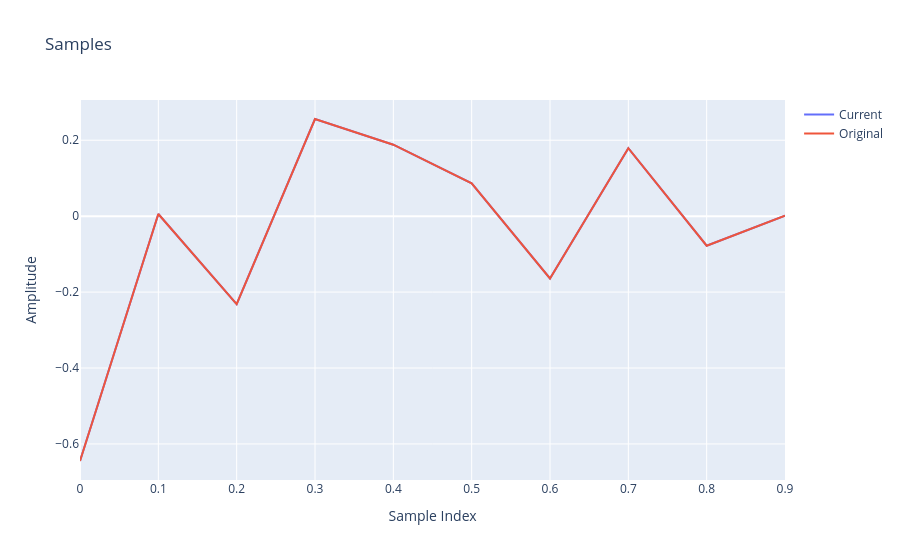

The notebook cell this image was saved under:
### Code cell
fig = go.Figure()

fig.add_trace(
    go.Scatter(
        x=times,
        y=xs,
        mode="lines",
        name="Current",
    )
)

fig.add_trace(
    go.Scatter(
        x=times,
        y=ys,
        mode="lines",
        name="Original",
    )
)


fig.update_layout(
    title="Samples",
    xaxis_title="Sample Index",
    yaxis_title="Amplitude",
)

fig.show()

### Figure 1 — Plotly figure (JSON) as saved in the notebook; plotly's stock layout.template omitted (floating-point values rounded to 4 significant figures)
{"data": [{"mode": "lines", "name": "Current", "type": "scatter", "x": [0.0, 0.1, 0.2, 0.3, 0.4, 0.5, 0.6, 0.7, 0.8, 0.9, 1.0], "y": [-0.6449, 0.005771, -0.2317, 0.2559, 0.1883, 0.08651, -0.164, 0.1789, -0.07783, 0.001088]}, {"mode": "lines", "name": "Original", "type": "scatter", "x": [0.0, 0.1, 0.2, 0.3, 0.4, 0.5, 0.6, 0.7, 0.8, 0.9, 1.0], "y": [-0.6449, 0.005771, -0.2317, 0.2559, 0.1883, 0.08651, -0.164, 0.1789, -0.07783, 0.001088]}], "layout": {"title": {"text": "Samples"}, "xaxis": {"title": {"text": "Sample Index"}}, "yaxis": {"title": {"text": "Amplitude"}}}}
